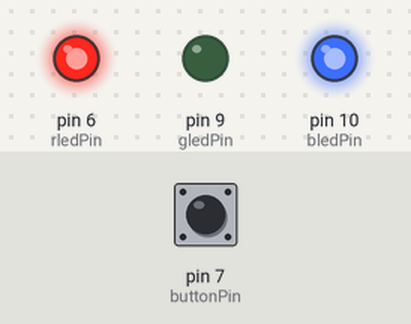
This sketch was run on a simulated Arduino Uno, built with avr-gcc and run on an emulated ATmega328P. Shown: output pins drawn as LEDs (lit = HIGH). The test bench sets the inputs (shaded band); at power-on: pin 7 (buttonPin) HIGH.

Above: at 1.2 s.
1.3 s: pin 7 (buttonPin) pulled LOW for 0.15 s
At 2.0 s:
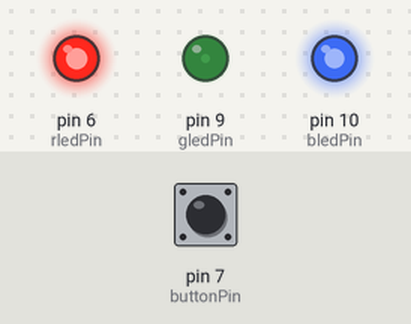
4.4 s: pin 7 (buttonPin) pulled LOW for 1 s
At 5.6 s:
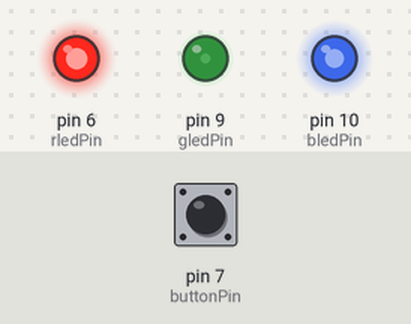
8.4 s: pin 7 (buttonPin) pulled LOW for 0.15 s
At 9.8 s:
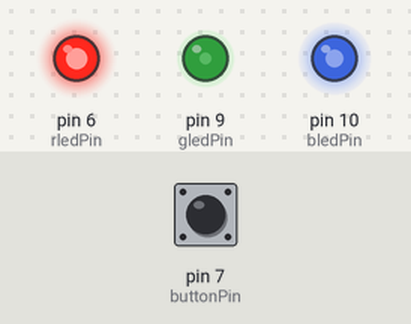
11.5 s: pin 7 (buttonPin) pulsed LOW 2 times (0.12 s each, 0.3 s apart)
At 12.4 s:
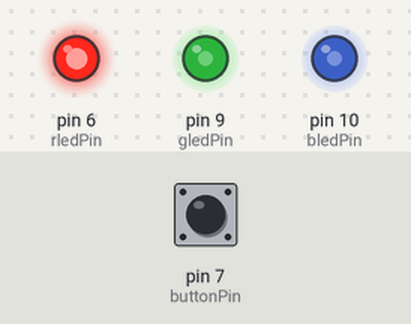
13.6 s: pin 7 (buttonPin) pulled LOW for 3.2 s
19.8 s: pin 7 (buttonPin) pulsed LOW 5 times (0.12 s each, 0.3 s apart)
Timing chart, 0 to 36.5 s (numbered marks = the images above; inputs shaded):
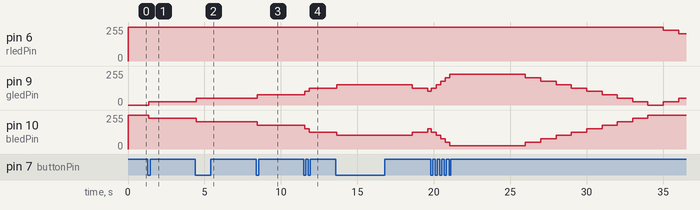

The sketch:

sketch_jan7am.ino
```cpp
const int rledPin = 6 ;  // 從 8 改到 6，因為 6 支援 PWM
const int gledPin = 9 ;
const int bledPin = 10 ;
const int buttonPin = 7;

int mood = 10;
const int neutralMood = 10;
bool buttonPressed = false;

unsigned long touchedTimer = 0;
unsigned long reducedTimer = 0;
const long unTouchInterval = 5000;
const long reducedInterval = 1000;

void setup(){
  // 使用 INPUT_PULLUP 避免雜訊，按鈕另一端接 GND
  pinMode(buttonPin, INPUT_PULLUP);
  pinMode(rledPin, OUTPUT);
  pinMode(gledPin, OUTPUT);
  pinMode(bledPin, OUTPUT);
}

void loop(){
  showLEDState(mood);

  // 因為用了 INPUT_PULLUP，LOW 代表按下
  int buttonState = digitalRead(buttonPin);

  if(buttonState == LOW && !buttonPressed){
    mood = mood + 1;
    if(mood > 20) mood = 20;
    touchedTimer = millis();
    buttonPressed = true;
    delay(50); // 簡單的去彈跳避震
  }

  if(buttonState == HIGH && buttonPressed){
    buttonPressed = false;
  }

  unsigned long currentTimer = millis();

  // 5秒沒摸，且每隔1秒減少一次
  if(currentTimer - touchedTimer > unTouchInterval){
    if(currentTimer - reducedTimer > reducedInterval){
      if(mood > 0) mood--;
      reducedTimer = currentTimer;
    }
  }
}

void showLEDState(int state){
  float brightnessInterval = 255.0 / 10.0;

  if(state >= neutralMood){
    // 越開心：紅色固定，綠色漸強，藍色漸弱
    analogWrite(rledPin, 255);
    analogWrite(gledPin, (int)(brightnessInterval * (state - neutralMood)));
    analogWrite(bledPin, (int)(255 - brightnessInterval * (state - neutralMood)));
  } else {
    // 越難過：藍色固定，綠色漸強，紅色漸弱
    analogWrite(bledPin, 255);
    analogWrite(gledPin, (int)(brightnessInterval * (neutralMood - state)));
    analogWrite(rledPin, (int)(255 - brightnessInterval * (neutralMood - state)));
  }
}
```

Measured:
- after the input at 1.3 s, pin 9 (gledPin): 0/255 → 25/255 after 0.05 s; pin 10 (bledPin): 255/255 → 229/255 after 0.05 s
- after the input at 4.4 s, pin 6 (rledPin): stays 255/255 (without the input it goes to 229/255 after 2.9 s); pin 10 (bledPin): 229/255 → 204/255 after 0.05 s
- after the input at 8.4 s, pin 6 (rledPin): stays 255/255 (without the input it goes to 229/255 after 3.0 s)
- after the input at 11.5 s, pin 9 (gledPin): 76/255 → 102/255 after 0.05 s, → 127/255 0.30 s later; pin 10 (bledPin): 178/255 → 153/255 after 0.05 s, → 127/255 0.30 s later
